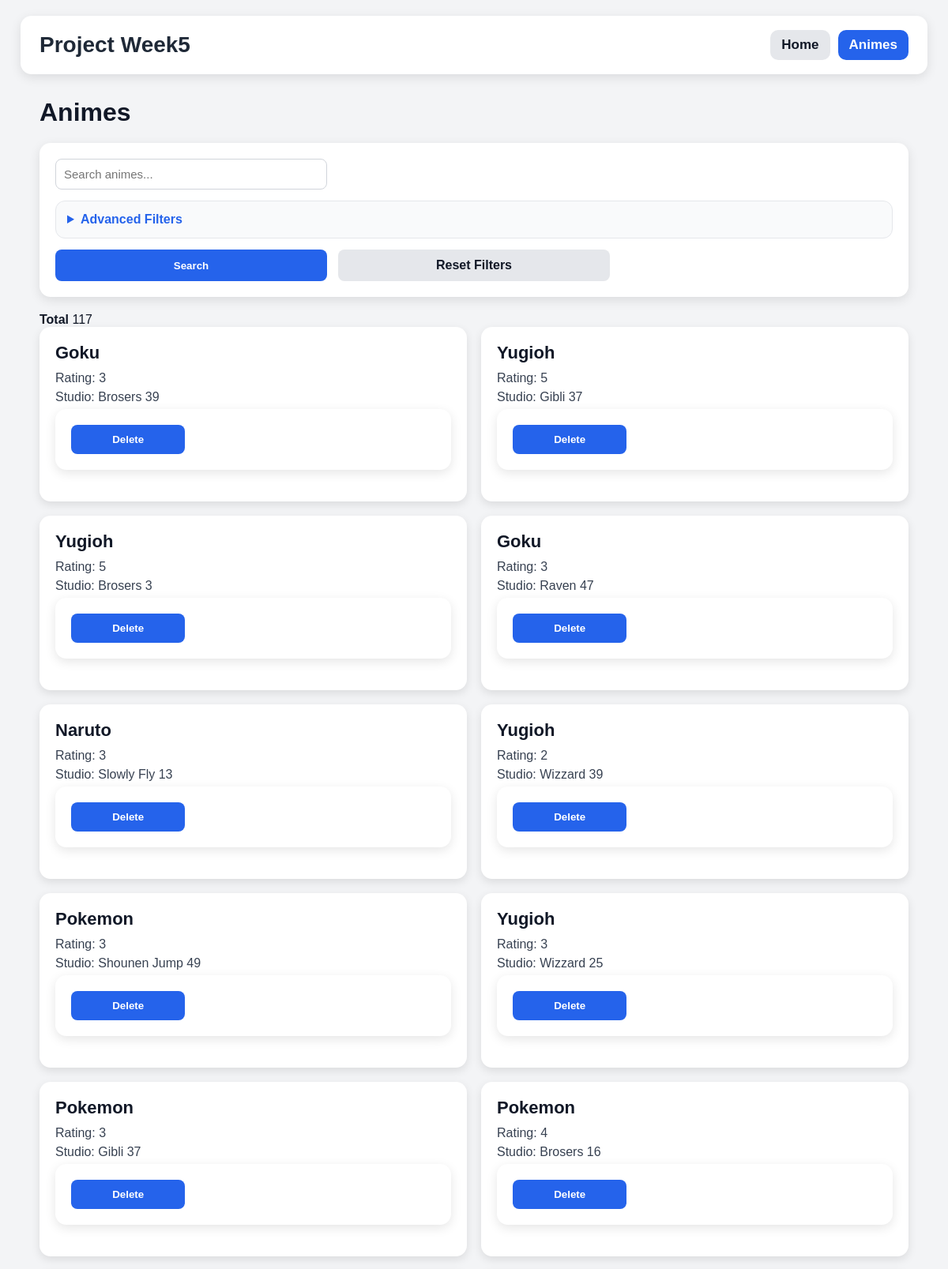
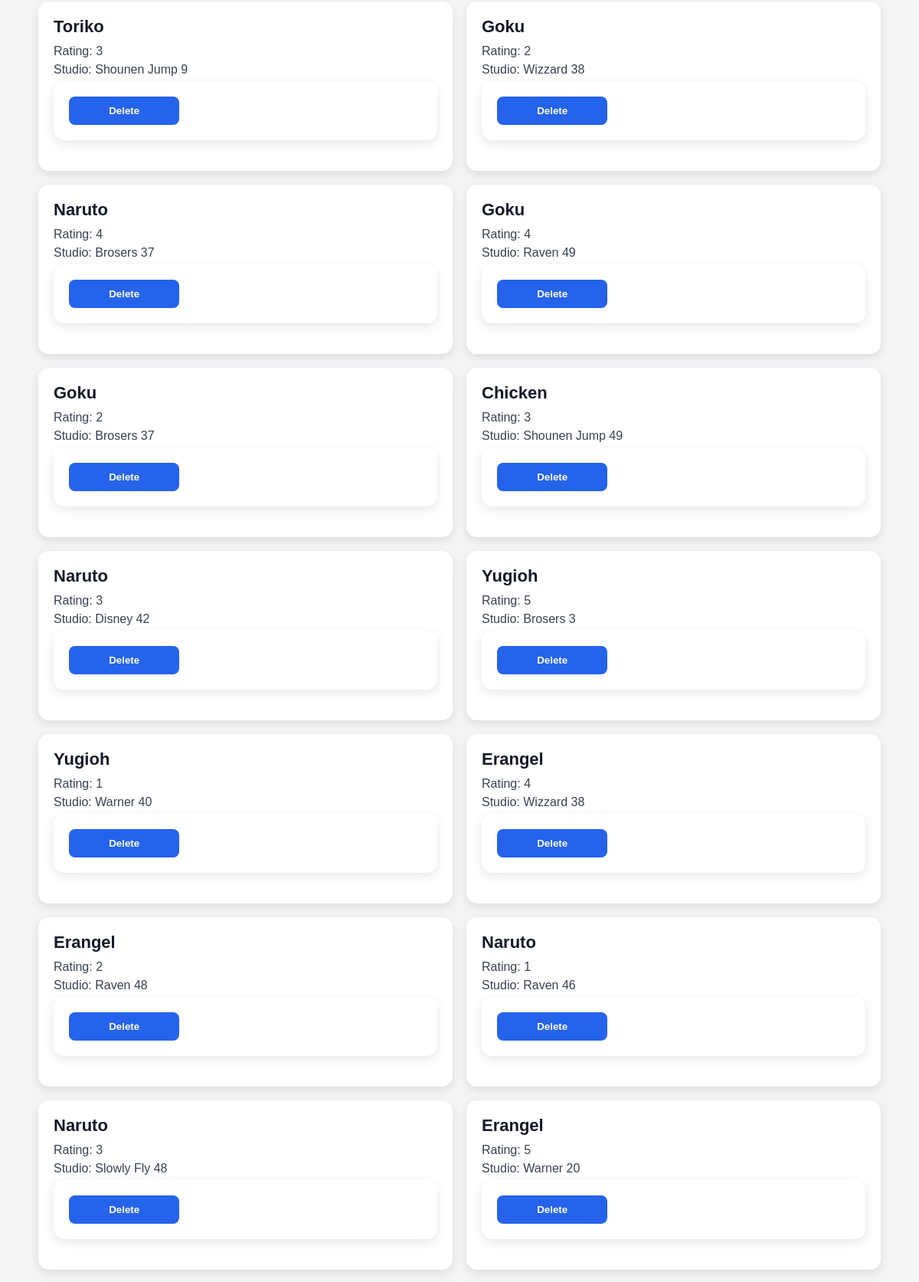
Screenshot of /animes/ (upper part) with the database file from the repository (2 pictures, top to bottom).
### pages/models.py (models this page shows, shortened)
class Anime(models.Model):
    title = models.CharField(max_length=50)
    genre = models.CharField(max_length=30)
    studio = models.ForeignKey(Studio, on_delete=models.CASCADE)
    ongoing = models.BooleanField(default=True)
    created_at = models.DateTimeField(auto_now_add=True)
    released_year = models.IntegerField(
        validators=[
            MinValueValidator(1950),
            MaxValueValidator(2026)
        ]
    )
    rating = models.IntegerField(
        validators=[
            MinValueValidator(1),
            MaxValueValidator(5)
        ]
    )
    episodes = models.IntegerField(
        validators=[
            MinValueValidator(1)
        ]
    )
    is_deleted = models.BooleanField(default=False)

class Studio(models.Model):
    name = models.CharField(max_length=50)
    founded_year = models.IntegerField(
        validators=[
            MinValueValidator(1950),
            MaxValueValidator(2026)
        ]
    )
    created_at = models.DateTimeField(auto_now_add=True)

### pages/views.py (the view)
# urls.py: path("animes/", views.animes, name="animes"),
def animes(request):
    animes = Anime.objects.select_related("studio").all()
    query = request.GET.get("q", "")
    ongoing = request.GET.get("ongoing", "")
    is_deleted = request.GET.get("is_deleted", "")
    ranking = request.GET.get("ranking", "")
    rankings = animes.values_list("rating", flat=True).distinct().order_by("-rating")
    if query:
        animes = animes.filter(
            Q(title__icontains = query) |
            Q(studio__name__icontains = query)
        )
    if is_deleted:
        if is_deleted == "all":
            pass
        elif is_deleted == "yes":
            animes = animes.filter(is_deleted=True)
    else:
        animes = animes.filter(is_deleted=False)
    if ongoing:
        if ongoing == "yes":
            animes = animes.filter(ongoing=True)
        elif ongoing == "no":
            animes = animes.filter(ongoing=False)
    if ranking and ranking.isdigit():
        animes = animes.filter(rating=int(ranking))
    return render(request, "animes.html", {
        "animes": animes,
        "count": len(animes),
        "ongoing": ongoing,
        "query": query,
        "is_deleted": is_deleted,
        "rankings": rankings,
        "ranking": ranking
    })

### pages/templates/animes.html (shortened to what this page needs)
{% extends "base.html" %}
{% block content %}
    <section class="games-page">
        <h2>Animes</h2>
        <form method="GET">
            <input
                type="text"
                name="q"
                placeholder="Search animes..."
                value="{{query}}"
            >
            <details class="advanced-filters">
                <summary>Advanced Filters</summary>
            </details>
            <button type="submit">Search</button>
            <a href="{% url 'animes' %}" class="reset-btn">Reset Filters</a>
        </form>
        <div class="games_stats">
            <div>
                <strong>Total</strong>
                <span>{{count}}</span>
            </div>
        </div>
        <div class="games-list">
            {% for anime in animes %}
                <article class="game-card">
                    <h3>{{ anime.title }}</h3>
                    <p>Rating: {{ anime.rating }}</p>
                    <p>Studio: {{ anime.studio.name }}</p>
                    {% if anime.is_deleted == False %}
                        <form method="POST" action="{% url 'anime_delete' anime.id %}">
                            <button type="submit">Delete</button>
                        </form>
                    {% endif %}
                </article>
            {% empty %}
                <p>No games found.</p>
            {% endfor %}
        </div>
    </section>
{% endblock %}

### pages/templates/base.html (shortened to what this page needs)
<!DOCTYPE html>
<html>
    <head>
        {% load static %}
        <link rel="stylesheet" href="{% static 'css/style.css' %}">
    </head>
    <body>
        {% include "_header.html" %}
        <main>
            {% block content %}
            {% endblock %}
        </main>
    </body>
</html>

### pages/templates/_header.html
<header>
    <h1>Project Week5</h1>
    <nav>
        <a href="{% url 'home' %}" class="{% if request.resolver_match.url_name == 'home' %}active_link{% endif %}">Home</a>
        <a href="{% url 'animes' %}" class="{% if request.resolver_match.url_name == 'animes' %}active_link{% endif %}">Animes</a>
    </nav>
</header>

### pages/static/css/style.css (style rules this page uses)
body { margin: 0; background-color: #f3f4f6; font-family: Arial, sans-serif; color: #111827; }
header { max-width: 1100px; margin: 20px auto; padding: 18px 24px; border-radius: 14px; display: flex; justify-content: space-between; align-items: center; background-color: #ffffff; box-shadow: 0 4px 14px rgba(0, 0, 0, 0.10); }
header h1 { margin: 0; font-size: 28px; color: #1f2937; }
header nav { display: flex; gap: 10px; flex-wrap: wrap; }
header nav a { padding: 9px 14px; border-radius: 10px; background-color: #e5e7eb; color: #111827; font-size: 17px; font-weight: 700; text-decoration: none; transition: 0.2s ease; }
.active_link { background-color: #2563eb; color: white; }
main { max-width: 1100px; margin: 20px auto; padding: 0 20px; }
.games-page { max-width: 1100px; margin: 30px auto; }
.games-page h2 { margin-bottom: 20px; font-size: 32px; }
.games-page form { display: grid; grid-template-columns: repeat(3, 1fr); gap: 14px; margin-bottom: 20px; padding: 20px; border-radius: 14px; background: #ffffff; box-shadow: 0 4px 14px rgba(0,0,0,0.10); }
.games-page input, .games-page select { width: 100%; padding: 10px; border-radius: 8px; border: 1px solid #d1d5db; font-size: 15px; box-sizing: border-box; }
.games-page button { padding: 11px 16px; border: none; border-radius: 8px; background: #2563eb; color: white; font-weight: 700; cursor: pointer; }
.games-list { display: grid; grid-template-columns: repeat(2, 1fr); gap: 18px; }
.game-card { padding: 20px; border-radius: 14px; background: white; box-shadow: 0 4px 12px rgba(0,0,0,0.10); }
.game-card h3 { margin: 0 0 10px; font-size: 22px; }
.game-card p { margin: 6px 0; color: #374151; }
.reset-btn { display: inline-block; padding: 11px 16px; border-radius: 8px; background: #e5e7eb; color: #111827; text-decoration: none; font-weight: 700; text-align: center; }
.advanced-filters { grid-column: 1 / -1; padding: 14px; border-radius: 12px; background: #f9fafb; border: 1px solid #e5e7eb; }
.advanced-filters summary { cursor: pointer; font-weight: 800; color: #2563eb; }

### rows the page displays
Anime: title "Goku", rating "3", studio.name "Brosers 39", is_deleted "Delete"
Anime: title "Yugioh", rating "5", studio.name "Gibli 37", is_deleted "Delete"
Anime: title "Yugioh", rating "5", studio.name "Brosers 3", is_deleted "Delete"
Anime: title "Goku", rating "3", studio.name "Raven 47", is_deleted "Delete"
Anime: title "Naruto", rating "3", studio.name "Slowly Fly 13", is_deleted "Delete"
Anime: title "Yugioh", rating "2", studio.name "Wizzard 39", is_deleted "Delete"
Anime: title "Pokemon", rating "3", studio.name "Shounen Jump 49", is_deleted "Delete"
Anime: title "Yugioh", rating "3", studio.name "Wizzard 25", is_deleted "Delete"
Anime: title "Pokemon", rating "3", studio.name "Gibli 37", is_deleted "Delete"
Anime: title "Pokemon", rating "4", studio.name "Brosers 16", is_deleted "Delete"
Anime: title "Toriko", rating "3", studio.name "Shounen Jump 9", is_deleted "Delete"
Anime: title "Goku", rating "2", studio.name "Wizzard 38", is_deleted "Delete"
Anime: title "Naruto", rating "4", studio.name "Brosers 37", is_deleted "Delete"
Anime: title "Goku", rating "4", studio.name "Raven 49", is_deleted "Delete"
Anime: title "Goku", rating "2", studio.name "Brosers 37", is_deleted "Delete"
Anime: title "Chicken", rating "3", studio.name "Shounen Jump 49", is_deleted "Delete"
Anime: title "Naruto", rating "3", studio.name "Disney 42", is_deleted "Delete"
Anime: title "Yugioh", rating "5", studio.name "Brosers 3", is_deleted "Delete"
Anime: title "Yugioh", rating "1", studio.name "Warner 40", is_deleted "Delete"
Anime: title "Erangel", rating "4", studio.name "Wizzard 38", is_deleted "Delete"
Anime: title "Erangel", rating "2", studio.name "Raven 48", is_deleted "Delete"
Anime: title "Naruto", rating "1", studio.name "Raven 46", is_deleted "Delete"
Anime: title "Naruto", rating "3", studio.name "Slowly Fly 48", is_deleted "Delete"
Anime: title "Erangel", rating "5", studio.name "Warner 20", is_deleted "Delete"

### other values shown
{{ count }} "117"
